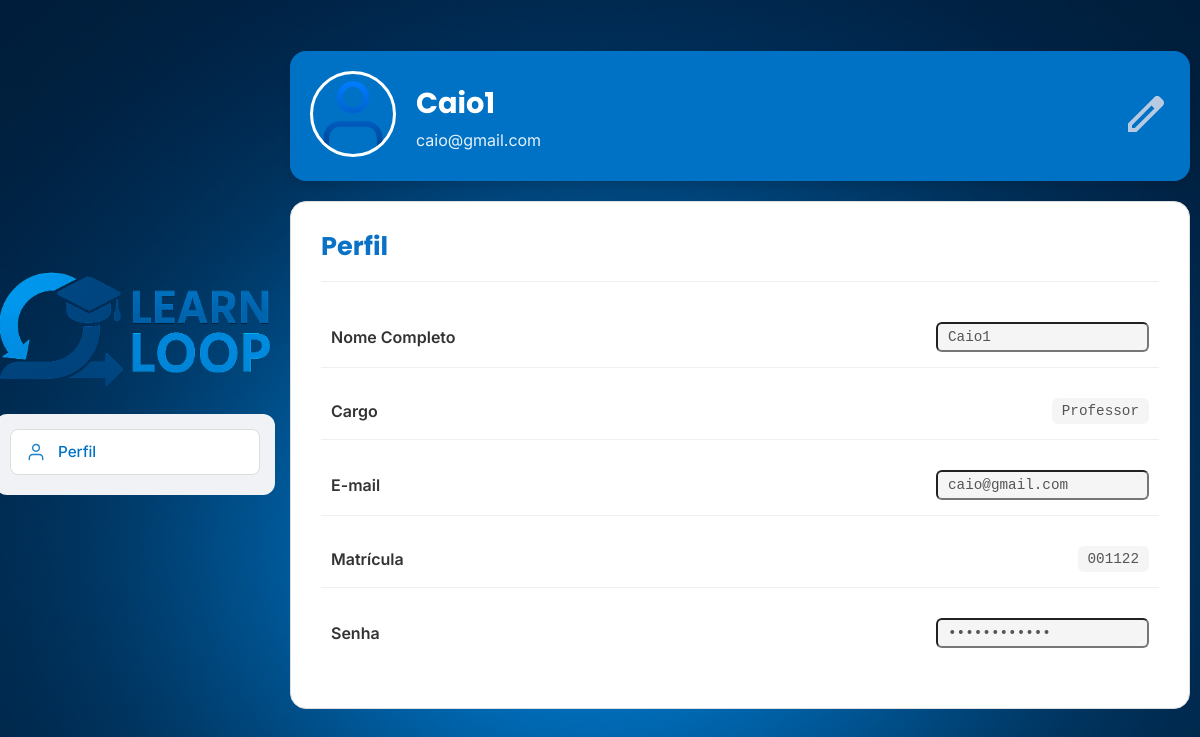
/perfil/ (signed in), run on an earlier commit of the app's database.
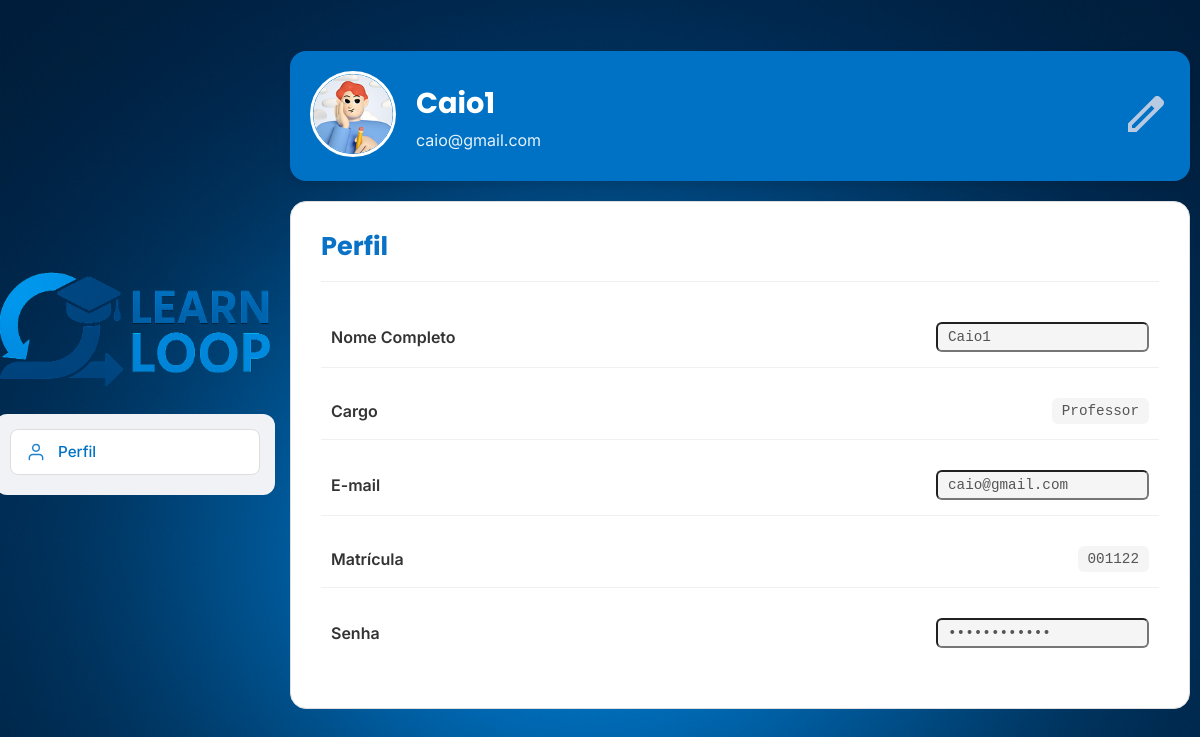
And on a later commit of the database.
### public/models.py (models this page shows, shortened)
class UsuarioPersonalizado(AbstractUser):
    USERNAME_FIELD = 'matricula'
    REQUIRED_FIELDS = ['email', 'username'] # 'email' e 'username' seriam campos obrigatórios ao criar superusuário.
    matricula = models.CharField(
        max_length=50,
        unique=True,
        blank=True, # Permite que seja vazio, dependendo de como você usa USERNAME_FIELD
        null=True,  # Permite que seja nulo no banco de dados
        help_text="Matrícula única do usuário."
    )
    nome_completo = models.CharField(
        max_length=255,
        blank=True,
        help_text="Nome completo do usuário."
    )
    TIPO_USUARIO_CHOICES = (
        ('aluno', 'Aluno'),
        ('professor', 'Professor'),
    )
    tipo_usuario = models.CharField(
        max_length=10,
        choices=TIPO_USUARIO_CHOICES,
        default='aluno',
        help_text="Define se o usuário é um aluno ou um professor."
    )
    avatar = models.CharField(
        max_length=255,
        blank=True,
        null=True,
        default='public/images/User.svg',
        help_text="Caminho para o arquivo de avatar do usuário."
    )
    class Meta:
        verbose_name = "Usuário Personalizado"
        verbose_name_plural = "Usuários Personalizados"

### public/views.py (the view)
# urls.py: path('perfil/', views.perfil, name='perfil'),
@login_required
def perfil(request):
    projetos_do_aluno = []
    if request.user.tipo_usuario == 'aluno':
        projetos_do_aluno = Projeto.objects.filter(participantes=request.user).distinct().order_by('nome')
    context = {
        'user': request.user,
        'projetos_do_aluno': projetos_do_aluno
    }
    return render(request, 'public/pages/perfil.html', context)

### public/templates/public/pages/perfil.html (shortened to what this page needs)
{% extends "public/templates/main.html" %}
{% load static %}
{% block content %}
<div class="perfil-container">
    <div class="sidebar-wrapper">
        <div class="perfil-logo-container">
            <img src="{% static 'public/images/LL3.png' %}" alt="Logomarca Learn Loop">
        </div>
        <aside class="perfil-sidebar">
            <nav id="perfil-tabs">
                <a href="#" class="nav-link active" data-tab="perfil-info">
                    <img src="{% static 'public/images/User.svg' %}" alt="Ícone de Perfil">
                    <span>Perfil</span>
                </a>
            </nav>
        </aside>
    </div>
    <div class="perfil-content">
        <div class="perfil-header-banner">
            <div class="perfil-header-avatar" id="avatar-container" style="cursor: pointer;" title="Clique para mudar o avatar">
                <img src="{% static user.avatar %}" alt="Avatar do Usuário">
            </div>
            <div class="perfil-header-info">
                <h2>{{ user.nome_completo|default:"SEU NOME" }}</h2>
                <p>{{ user.email|default:"seunome@gmail.com" }}</p>
            </div>
            <div class="perfil-header-actions">
                <img id="edit-profile-icon" src="{% static 'public/images/edit.svg' %}" alt="Editar Perfil" title="Editar Perfil" style="cursor: pointer;">
            </div>
        </div>
        <div class="perfil-main-content">
            <div id="perfil-info" class="tab-pane active">
                <h2 class="perfil-content-title">Perfil</h2>
                <form id="profile-form">
                    <div class="info-list">
                        <div class="info-row">
                            <label class="info-label" for="nome_completo">Nome Completo</label>
                            <input type="text" id="nome_completo" name="nome_completo" class="info-value" value="{{ user.nome_completo|default:"Seu Nome" }}" readonly>
                        </div>
                        <div class="info-row">
                            <span class="info-label">Cargo</span>
                            <span class="info-value">{{ user.get_tipo_usuario_display }}</span>
                        </div>
                        <div class="info-row">
                            <label class="info-label" for="email">E-mail</label>
                            <input type="email" id="email" name="email" class="info-value" value="{{ user.email|default:"seunome@gmail.com" }}" readonly>
                        </div>
                        <div class="info-row">
                            <span class="info-label">Matrícula</span>
                            <span class="info-value">{{ user.matricula|default:"00000000000" }}</span>
                        </div>
                        <div class="info-row">
                            <label class="info-label" for="password">Senha</label>
                            <input type="password" id="password" name="password" class="info-value" value="************" readonly>
                        </div>
                    </div>
                </form>
            </div>
        </div>
    </div>
</div>
{% endblock %}

What changed in the data, as far as the page shows it:
changed UsuarioPersonalizado "Caio1": avatar: picture added in place of a placeholder
